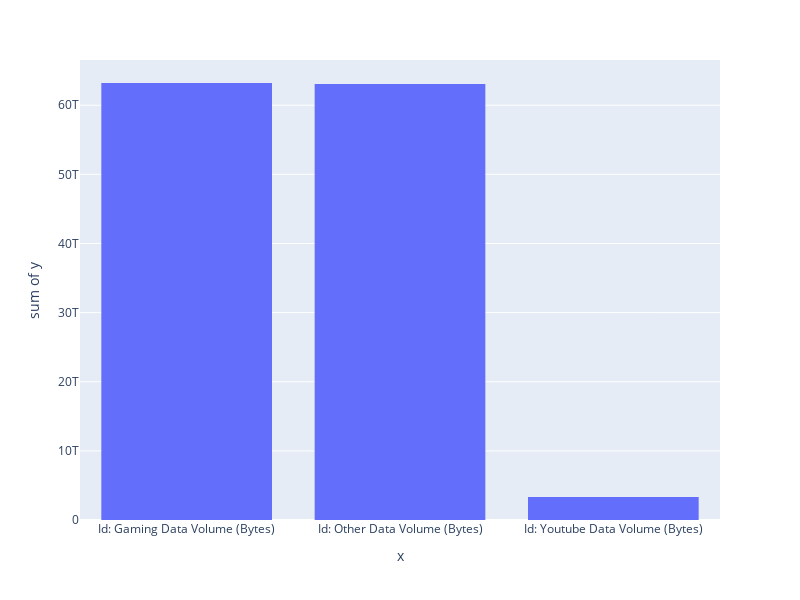

Notebook cell for this chart:
### Code cell
hist(top_3_apps.nlargest(3))

### Figure 1 — Plotly figure (JSON) as saved in the notebook; plotly's stock layout.template omitted (floating-point values rounded to 4 significant figures)
{"data": [{"alignmentgroup": "True", "bingroup": "x", "histfunc": "sum", "hovertemplate": "x=%{x}<br>sum of y=%{y}<extra></extra>", "legendgroup": "", "marker": {"color": "#636efa", "pattern": {"shape": ""}}, "name": "", "offsetgroup": "", "orientation": "v", "showlegend": false, "type": "histogram", "x": ["Id: Gaming Data Volume (Bytes)", "Id: Other Data Volume (Bytes)", "Id: Youtube Data Volume (Bytes)"], "xaxis": "x", "y": [63213205445869, 63053730818780, 3325812791705], "yaxis": "y"}], "layout": {"barmode": "relative", "height": 600, "legend": {"tracegroupgap": 0}, "margin": {"t": 60}, "width": 800, "xaxis": {"anchor": "y", "domain": [0, 1], "title": {"text": "x"}}, "yaxis": {"anchor": "x", "domain": [0, 1], "title": {"text": "sum of y"}}}}
